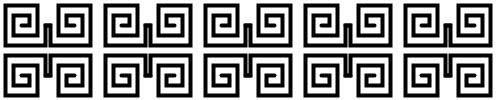
Frame 1 (no input)
Frame 60 (the mouse pressed at the canvas centre just before this capture): identical to frame 1, image omitted
Frame 120 (the mouse held since frame 60 and released just before this capture): identical to frame 1, image omitted

The Processing sketch that drew this single still picture (run headless with seeded random() and noise(); from frame 60 on, the mouse is pressed at the canvas centre):

// Processing sketch: processing_21443
// ── processing_21443.pde

//PMM2


void setup(){
  size(500, 100);

}

void draw(){
  background(255);
  smooth();
  for(int i =0; i <500; i= i+100){
    //lower-left
    pushMatrix();
    translate(i+5, 55);
    stroke(0);
    strokeWeight(4);
    beginShape();
    vertex(45, 20); 
    vertex(40, 20);
    vertex(40, 0);
    vertex(0, 0);
    vertex(0, 40);
    vertex(32, 40);
    vertex(32, 10);
    vertex(8, 10);
    vertex(8, 30);
    vertex(24, 30);
    vertex(24, 20);
    vertex(16, 20);   
    endShape();    
    popMatrix();
    
    //lower-right
    pushMatrix();
    translate(i+90, 55);
    stroke(0);
    strokeWeight(4);
    beginShape();
    vertex(-45, 20); 
    vertex(-40, 20);
    vertex(-40, 0);
    vertex(0, 0);
    vertex(0, 40);
    vertex(-32, 40);
    vertex(-32, 10);
    vertex(-8, 10);
    vertex(-8, 30);
    vertex(-24, 30);
    vertex(-24, 20);
    vertex(-16, 20);   
    endShape();    
    popMatrix();
    
    //upper-left
    pushMatrix();
    translate(i+5, 45);
    stroke(0);
    strokeWeight(4);
    beginShape();
    vertex(45, -20); 
    vertex(40, -20);
    vertex(40, 0);
    vertex(0, 0);
    vertex(0, -40);
    vertex(32, -40);
    vertex(32, -10);
    vertex(8, -10);
    vertex(8, -30);
    vertex(24, -30);
    vertex(24, -20);
    vertex(16, -20);   
    endShape();    
    popMatrix();
    
    //upper-left
    pushMatrix();
    translate(i+90, 45);
    stroke(0);
    strokeWeight(4);
    beginShape();
    vertex(-45, -20); 
    vertex(-40, -20);
    vertex(-40, 0);
    vertex(0, 0);
    vertex(0, -40);
    vertex(-32, -40);
    vertex(-32, -10);
    vertex(-8, -10);
    vertex(-8, -30);
    vertex(-24, -30);
    vertex(-24, -20);
    vertex(-16, -20);   
    endShape();    
    popMatrix();

  }
  
}
